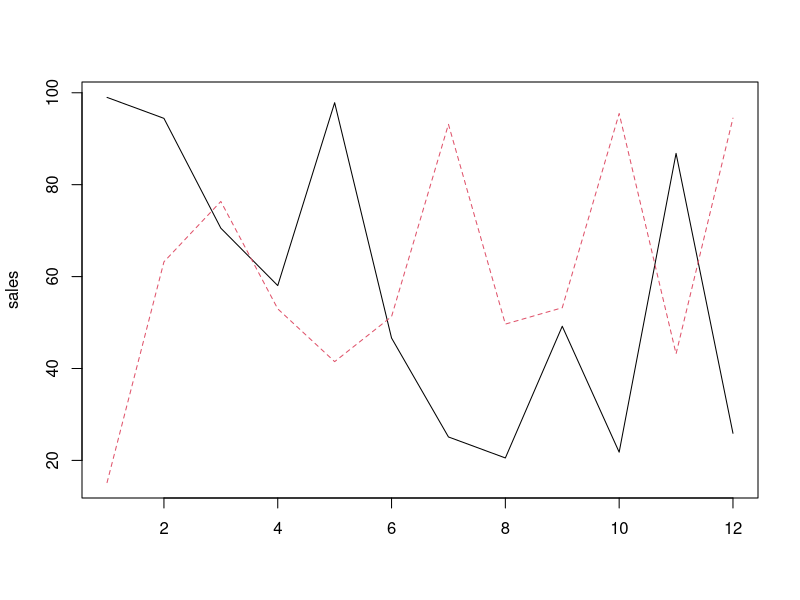
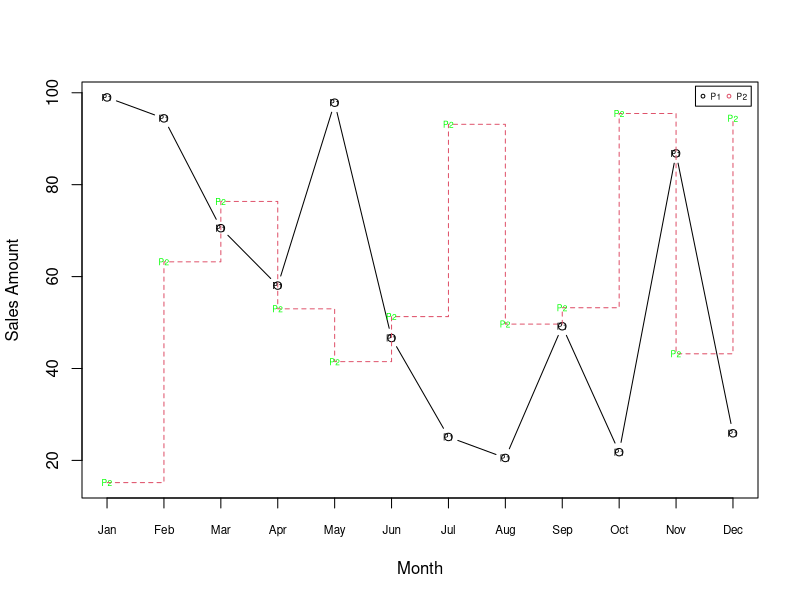

Generate these figures, in order, with R:
# Matrix Plot
salemonth = month.abb[1:12]
product1 = round(runif(12,10,100),2)
product2 = round(runif(12,10,100),2)
sales = cbind(product1, product2)
rownames(sales) = salemonth
sales
?matplot(sales)
matplot(sales, type='l')
?matplot
#More options
?plot
matplot(sales, type = c("b","s"), pch=1,col = 1:2,xaxt="n", xlab='Month', ylab='Sales Amount' ) #plot
legend("topright", inset = 0.01, legend = c('P1','P2'), horiz=T, col=1:2, pch=1, cex=0.5) # optional legend
text(1:12, product1, labels=c('P1'), cex=.5)
text(1:12, product2, labels=c('P2'), cex=.5, col='green')

axis(1, at = 1:12, labels = rownames(sales), cex.axis = 0.7)
